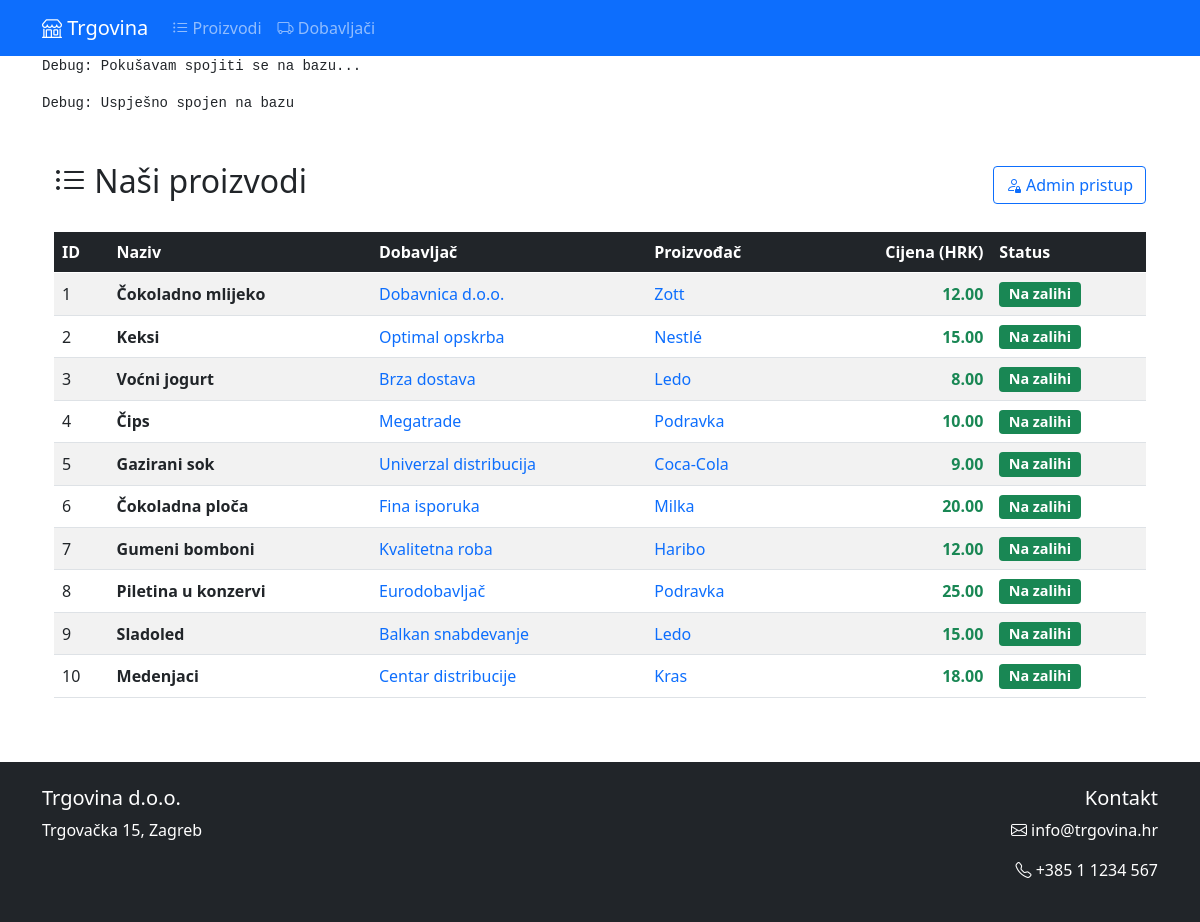
The page / on the database its author committed.
### tables this page shows
CREATE TABLE `proizvod` (
  `IDProizvod` int(11) NOT NULL,
  `Naziv` varchar(25) NOT NULL,
  `DobavljacID` int(11) NOT NULL,
  `ProizvodacID` int(11) NOT NULL,
  `Cijena` int(11) NOT NULL,
  `Kolicina` int(11) NOT NULL
);

CREATE TABLE `dobavljac` (
  `IDDobavljac` int(11) NOT NULL,
  `Kontakt` int(11) NOT NULL,
  `Ime` varchar(25) DEFAULT NULL,
  `Kolicina` int(11) NOT NULL,
  `Adresa` varchar(100) NOT NULL DEFAULT 'Nepoznata adresa'
);

CREATE TABLE `proizvodac` (
  `IDProizvodac` int(11) NOT NULL,
  `Ime` varchar(25) NOT NULL,
  `Kontakt` int(11) NOT NULL,
  `Adresa` varchar(100) NOT NULL DEFAULT 'Nepoznata adresa'
);

### index.php (the view, shortened to what this page needs)
<?php
include __DIR__ . '/includes/header.php';
require_once __DIR__ . '/includes/db_connection.php';
$sql = "SELECT p.*, d.Ime AS DobavljacIme, pr.Ime AS ProizvodacIme
        FROM proizvod p
        JOIN dobavljac d ON p.DobavljacID = d.IDDobavljac
        JOIN proizvodac pr ON p.ProizvodacID = pr.IDProizvodac";
$result = $conn->query($sql);
?>
<div class="container mt-5">
    <div class="d-flex justify-content-between align-items-center mb-4">
        <h2><i class="bi bi-list-ul"></i> Naši proizvodi</h2>
        <a href="admin/" class="btn btn-outline-primary">
            <i class="bi bi-person-lock"></i> Admin pristup
        </a>
    </div>
    <div class="table-responsive">
        <table class="table table-striped table-hover align-middle">
            <thead class="table-dark">
                <tr>
                    <th>ID</th>
                    <th>Naziv</th>
                    <th>Dobavljač</th>
                    <th>Proizvođač</th>
                    <th class="text-end">Cijena (HRK)</th>
                    <th>Status</th>
                </tr>
            </thead>
            <tbody>
                <?php if ($result->num_rows > 0): ?>
                    <?php while($row = $result->fetch_assoc()): ?>
                    <tr>
                        <td><?= htmlspecialchars($row['IDProizvod']) ?></td>
                        <td class="fw-bold"><?= htmlspecialchars($row['Naziv']) ?></td>
                        <td>
                            <a href="pages/dobavljaci/single.php?id=<?= $row['DobavljacID'] ?>"
                               class="text-decoration-none">
                                <?= htmlspecialchars($row['DobavljacIme']) ?>
                            </a>
                        </td>
                        <td>
                            <a href="pages/proizvodaci/single.php?id=<?= $row['ProizvodacID'] ?>"
                               class="text-decoration-none">
                                <?= htmlspecialchars($row['ProizvodacIme']) ?>
                            </a>
                        </td>
                        <td class="text-end text-success fw-bold">
                            <?= number_format($row['Cijena'], 2) ?>
                        </td>
                        <td>
                            <span class="badge bg-<?= $row['Kolicina'] > 0 ? 'success' : 'danger' ?>">
                                <?= $row['Kolicina'] > 0 ? 'Na zalihi' : 'Nedostupno' ?>
                            </span>
                        </td>
                    </tr>
                    <?php endwhile; ?>
                <?php endif; ?>
            </tbody>
        </table>
    </div>
</div>
<?php include __DIR__ . '/includes/footer.php'; ?>

### includes/header.php (shortened to what this page needs)
<!DOCTYPE html>
<html lang="hr">
<head>
    <link href="https://cdn.jsdelivr.net/npm/bootstrap@5.0.2/dist/css/bootstrap.min.css" rel="stylesheet">
    <link rel="stylesheet" href="https://cdn.jsdelivr.net/npm/bootstrap-icons@1.8.0/font/bootstrap-icons.css">
</head>
<body>
    <?php include 'navigation.php'; ?>
    <main class="container">

### includes/navigation.php (shortened to what this page needs)
<nav class="navbar navbar-expand-lg navbar-dark bg-primary fixed-top">
    <div class="container">
        <a class="navbar-brand" href="../">
            <i class="bi bi-shop"></i> Trgovina
        </a>
        <div class="collapse navbar-collapse" id="navbarNav">
            <ul class="navbar-nav">
                <li class="nav-item">
                    <a class="nav-link" href="../pages/proizvodi/">
                        <i class="bi bi-list-ul"></i> Proizvodi
                    </a>
                </li>
                <li class="nav-item">
                    <a class="nav-link" href="../pages/dobavljaci/">
                        <i class="bi bi-truck"></i> Dobavljači
                    </a>
                </li>
            </ul>
        </div>
    </div>
</nav>

### includes/db_connection.php (shortened to what this page needs)
<?php
echo '<pre>Debug: Pokušavam spojiti se na bazu...</pre>';
echo '<pre>Debug: Uspješno spojen na bazu</pre>';
?>

### includes/footer.php (shortened to what this page needs)
</main>
    <footer class="bg-dark text-white py-4 mt-5">
        <div class="container">
            <div class="row">
                <div class="col-md-6">
                    <h5>Trgovina d.o.o.</h5>
                    <p>Trgovačka 15, Zagreb</p>
                </div>
                <div class="col-md-6 text-end">
                    <h5>Kontakt</h5>
                    <p><i class="bi bi-envelope"></i> info@trgovina.hr</p>
                    <p><i class="bi bi-telephone"></i> +385 1 1234 567</p>
                </div>
            </div>
        </div>
    </footer>
</body>
</html>

### includes/header.php (style rules this page uses)
body { padding-top: 56px; }
.table-responsive { overflow-x: auto; }
.badge { font-size: 0.9em; }

### rows shown on the page
proizvod: IDProizvod "1", Naziv "Čokoladno mlijeko", DobavljacID.Ime "Dobavnica d.o.o.", ProizvodacID.Ime "Zott", Cijena "12.00", Kolicina "Na zalihi"
proizvod: IDProizvod "2", Naziv "Keksi", DobavljacID.Ime "Optimal opskrba", ProizvodacID.Ime "Nestlé", Cijena "15.00", Kolicina "Na zalihi"
proizvod: IDProizvod "3", Naziv "Voćni jogurt", DobavljacID.Ime "Brza dostava", ProizvodacID.Ime "Ledo", Cijena "8.00", Kolicina "Na zalihi"
proizvod: IDProizvod "4", Naziv "Čips", DobavljacID.Ime "Megatrade", ProizvodacID.Ime "Podravka", Cijena "10.00", Kolicina "Na zalihi"
proizvod: IDProizvod "5", Naziv "Gazirani sok", DobavljacID.Ime "Univerzal distribucija", ProizvodacID.Ime "Coca-Cola", Cijena "9.00", Kolicina "Na zalihi"
proizvod: IDProizvod "6", Naziv "Čokoladna ploča", DobavljacID.Ime "Fina isporuka", ProizvodacID.Ime "Milka", Cijena "20.00", Kolicina "Na zalihi"
proizvod: IDProizvod "7", Naziv "Gumeni bomboni", DobavljacID.Ime "Kvalitetna roba", ProizvodacID.Ime "Haribo", Cijena "12.00", Kolicina "Na zalihi"
proizvod: IDProizvod "8", Naziv "Piletina u konzervi", DobavljacID.Ime "Eurodobavljač", ProizvodacID.Ime "Podravka", Cijena "25.00", Kolicina "Na zalihi"
proizvod: IDProizvod "9", Naziv "Sladoled", DobavljacID.Ime "Balkan snabdevanje", ProizvodacID.Ime "Ledo", Cijena "15.00", Kolicina "Na zalihi"
proizvod: IDProizvod "10", Naziv "Medenjaci", DobavljacID.Ime "Centar distribucije", ProizvodacID.Ime "Kras", Cijena "18.00", Kolicina "Na zalihi"
